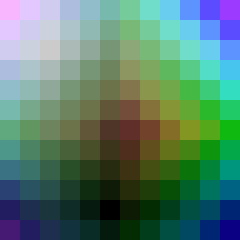
Frame 1 (no input)
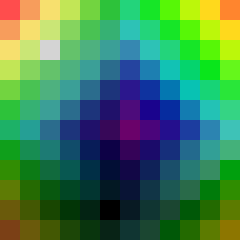
Frame 60 (the mouse pressed at the canvas centre just before this capture)
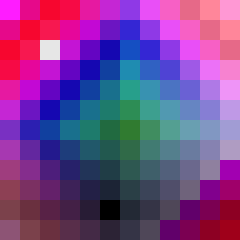
Frame 120 (the mouse held since frame 60 and released just before this capture)

The Processing sketch that drew these frames (run headless with seeded random() and noise(); from frame 60 on, the mouse is pressed at the canvas centre):

// Processing sketch: processing_745
// ── processing_745.pde

//Matt Richard

/*import UDP.*;  // code to talk to the light tile
UDPSend udp;*/  // this code was created by Dan Shiffman

//declare variables 
int totalSquares = 144; // var for how many squares you want on the screen, !! must be a square itself 
int colorMax = totalSquares;
float rectColorArray[][][][]; // create nested array that holds the rects alpha value
int centerX;
int centerY;
color squareColor;

void setup() {
  size(240, 240);
  background(0);
  //udp = new UDPSend(this,"10.0.9.93",6038,"/Users/matt/Documents/Processing/libraries/UDP/colorkinetics_lib/header","/Users/matt/Documents/Processing/libraries/UDP/colorkinetics_lib/lookup",200,0);
  colorMode(HSB, colorMax);
  noStroke();
  smooth();

  rectColorArray = new float[floor(sqrt(totalSquares))][floor(sqrt(totalSquares))][3][2];
  centerX = 6;
  centerY = 6;

  for(int x=0; x < sqrt(totalSquares); x++){ 
    for(int y=0; y < sqrt(totalSquares); y++){ 
      rectColorArray[x][y][0][0] = (abs(x-6) + abs(y-6))*10;
      rectColorArray[x][y][0][1] = -2;
      rectColorArray[x][y][1][0] = (abs(x-2) + abs(y-2))*10;
      rectColorArray[x][y][1][1] = 1;
      rectColorArray[x][y][2][0] = (abs(x-5) + abs(y-10))*10;
      rectColorArray[x][y][2][1] = 5;
    } 
  } 
}

void draw() {

  for(int x = 0; x < sqrt(totalSquares); x++){ 
    for(int y = 0; y < sqrt(totalSquares); y++){
      if(rectColorArray[x][y][0][0] > 0 && rectColorArray[x][y][0][0] < colorMax){
        rectColorArray[x][y][0][0]+= rectColorArray[x][y][0][1];
      } 
      else {
        rectColorArray[x][y][0][1] *= -1; 
        rectColorArray[x][y][0][0]+= rectColorArray[x][y][0][1]; 
      }

      if(rectColorArray[x][y][1][0] > 0 && rectColorArray[x][y][1][0] < colorMax){
        rectColorArray[x][y][1][0]+= rectColorArray[x][y][1][1];
      } 
      else {
        rectColorArray[x][y][1][1] *= -1; 
        rectColorArray[x][y][1][0]+= rectColorArray[x][y][1][1];
      }

      if(rectColorArray[x][y][2][0] > 0 && rectColorArray[x][y][2][0] < colorMax){
        rectColorArray[x][y][2][0]+= rectColorArray[x][y][2][1];
      } 
      else {
        rectColorArray[x][y][2][1] *= -1; 
        rectColorArray[x][y][2][0]+= rectColorArray[x][y][2][1];
      }

      //fill(rectColorArray[x][y][0][0],rectColorArray[x][y][1][0],rectColorArray[x][y][2][0]); 
      fill(rectColorArray[x][y][0][0], rectColorArray[x][y][1][0], rectColorArray[x][y][2][0]); 
      rect(floor((x * (width/(sqrt(totalSquares))))), floor((y * (height/(sqrt(totalSquares))))), floor((width/(sqrt(totalSquares)))), floor((height/(sqrt(totalSquares))))); 
    } 
  }
  //udp.send(); light tile code
}

void flash(){
  int flash = int(random(50));
  if (flash == 18){
    fill(0,99,99,5);
    rect(0,0,width,height);
  } 
}
